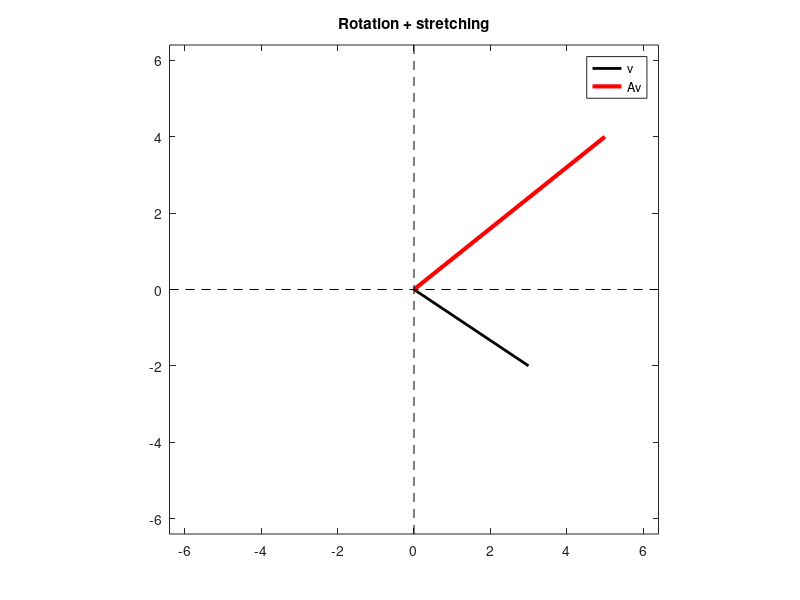
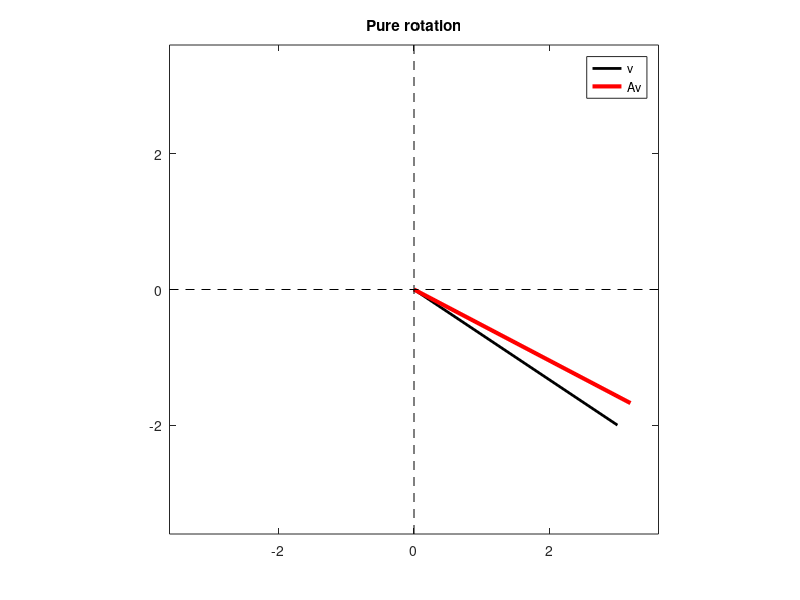

The MATLAB source for these figures, in order:
%%
%     COURSE: Linear algebra: theory and implementation
%    SECTION: Matrix multiplication
%      VIDEO: 2D transformation matrices
% Instructor: sincxpress.com
%
%%


% 2D input vector
v = [ 3;
     -2 ];

% 2x2 transformation matrix
A = [ 1 -1;
      2  1 ];

% output vector is Av (convert v to column)
w = A*v;


% plot them
figure(1), clf

% the main plotting line:
plot([0 v(1)],[0 v(2)],'k','linew',2)
hold on
plot([0 w(1)],[0 w(2)],'r','linew',3)


% this code just makes the plot look nicer
axis square
axis([ -1 1 -1 1 ]*max([norm(v) norm(w)]))
hold on
plot(get(gca,'xlim'),[0 0],'k--')
plot([0 0],get(gca,'ylim'),'k--')
legend({'v';'Av'})
title('Rotation + stretching')

%% pure rotation matrix

% 2D input vector
v = [ 3; 
     -2 ];

% rotation angle (specify in radians)
theta = pi/30;

% 2x2 transformation matrix
A = [ cos(theta) -sin(theta);
      sin(theta) cos(theta) ];

% output vector is Av (convert v to column)
w = A*v;


% plot them
figure(2), clf

% the main plotting line:
plot([0 v(1)],[0 v(2)],'k','linew',2)
hold on
plot([0 w(1)],[0 w(2)],'r','linew',3)


% this code just makes the plot look nicer
axis square
axis([ -1 1 -1 1 ]*max([norm(v) norm(w)]))
hold on
plot(get(gca,'xlim'),[0 0],'k--')
plot([0 0],get(gca,'ylim'),'k--')
legend({'v';'Av'})
title('Pure rotation')